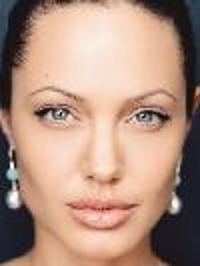
%> input picture vision/Morphing/a.png, 200 x 266 px
$ octave morphing.m   (GNU Octave 9; MATLAB toolbox functions it lacks are replaced by stand-ins)
%> lines starting %> are read from the running program, lines starting %| are printed output that depends on the picture
%> further down, im1 is the input picture: size 266x200x3 uint8; mean R, G, B 177.6, 144.5, 127.7
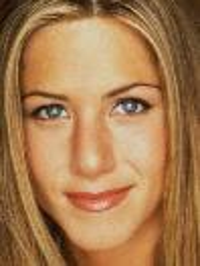
%> input picture vision/Morphing/c.png, 200 x 266 px
%> further down, im2 is the input picture: size 266x200x3 uint8; mean R, G, B 167.5, 123.5, 80.4
### vision/Morphing/mesh_based_warping.m
function C = mesh_based_warping(sourceImage, targetImage, num_points, alpha)
%> called with num_points = 100, alpha = 0.5
% warp the source image to a target using a mesh-based warping method.
% sourceImage: RGB format input source image
% targetImage: RGB format input target image which has the same size with source image
% num_points: number of feature points
% alpha: coefficient
%        alpha = 1 --> output = target image
%        alpha = 0 --> output = spurce image


height = size(sourceImage,1);
%> height = 266
width = size(sourceImage,2);
%> width = 200

height2 = size(targetImage,1);
%> height2 = 266
width2 = size(targetImage,2);
%> width2 = 200

if(height~=height2 || width~=width2)
    error('Input images should have same size.')
end
if(num_points <= 0)
    error('Invalid input.')
end

load('points.mat');

% mark feature points on source image
%imshow(sourceImage);
%[xA,yA] = ginput(num_points);
xA=Ip(:,1);yA=Ip(:,2);
%xA = [xA;1;width;width;1];
%yA = [yA;1;1;height;height];

% mark feature points on target image
%imshow(targetImage);
xB=Jp(:,1);yB=Jp(:,2);
%[xB,yB] = ginput(num_points);
%xB = [xB;1;width;width;1];
%yB = [yB;1;1;height;height];

% create a intermediate grid
C = zeros(height,width,3);
xC = alpha*xA + (1-alpha)*xB;
yC = alpha*yA + (1-alpha)*yB;
triC = delaunay(xC,yC);
ntri = size(triC,1);

% allocate memory for x, y coordinators
xCA = zeros(height,width);
yCA = zeros(height,width);
xCB = zeros(height,width);
yCB = zeros(height,width);
[X,Y] = meshgrid(1:width,1:height);

% warp the intermediate grid to source and target grid
for k = 1:ntri
	[w1,w2,w3,r] = inTri(X, Y, xC(triC(k,1)), yC(triC(k,1)), xC(triC(k,2)), yC(triC(k,2)), xC(triC(k,3)), yC(triC(k,3)));
	w1(~r)=0;
	w2(~r)=0;
	w3(~r)=0;
	xCA = xCA + w1.*xA(triC(k,1)) + w2.*xA(triC(k,2)) + w3.*xA(triC(k,3));
	yCA = yCA + w1.*yA(triC(k,1)) + w2.*yA(triC(k,2)) + w3.*yA(triC(k,3));
	xCB = xCB + w1.*xB(triC(k,1)) + w2.*xB(triC(k,2)) + w3.*xB(triC(k,3));
	yCB = yCB + w1.*yB(triC(k,1)) + w2.*yB(triC(k,2)) + w3.*yB(triC(k,3));
end
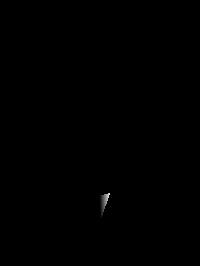
%> w1: size 266x200 double; min 0, max 0.918, mean 0.000845
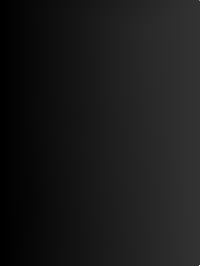
%> xCA: size 266x200 double; min 1, max 1000, mean 104.5; drawn with min black and max white
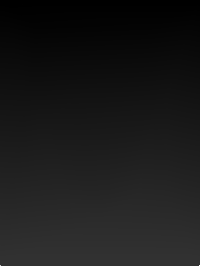
%> yCA: size 266x200 double; min 1, max 1330, mean 135.1; drawn with min black and max white

% interpolate each point by using 'interp2' function
%> the run ends on the next line
VCA(:,:,1) = interp2(X,Y,double(A(:,:,1)),xCA,yCA);
VCA(:,:,2) = interp2(X,Y,double(A(:,:,2)),xCA,yCA);
VCA(:,:,3) = interp2(X,Y,double(A(:,:,3)),xCA,yCA);

VCB(:,:,1) = interp2(X,Y,double(B(:,:,1)),xCB,yCB);
VCB(:,:,2) = interp2(X,Y,double(B(:,:,2)),xCB,yCB);
VCB(:,:,3) = interp2(X,Y,double(B(:,:,3)),xCB,yCB);

% cross-dissolve
C = alpha*VCA + (1-alpha)*VCB;

% convert double to uint8 format and display
C=uint8(C);

end

function [w1,w2,w3,r] = inTri(vx, vy, v0x, v0y, v1x, v1y, v2x, v2y)
%%%%%%%%%%%%%%%%%%%%%%%%%%%%%%%%%%%%%%%%%%%%%%%%%%%%%%%%%%%%%%%%%%%%%%%%%%%%%%%%
% inTri checks whether input points (vx, vy) are in a triangle whose
% vertices are (v0x, v0y), (v1x, v1y) and (v2x, v2y) and returns the linear
% combination weight, i.e., vx = w1*v0x + w2*v1x + w3*v2x and
% vy = w1*v0y + w2*v1y + w3*v2y. If a point is in the triangle, the
% corresponding r will be 1 and otherwise 0.
%
% This function accepts multiple point inputs, e.g., for two points (1,2),
% (20,30), vx = (1, 20) and vy = (2, 30). In this case, w1, w2, w3 and r will
% be vectors. The function only accepts the vertices of one triangle.
%%%%%%%%%%%%%%%%%%%%%%%%%%%%%%%%%%%%%%%%%%%%%%%%%%%%%%%%%%%%%%%%%%%%%%%%%%%%%%%
    v0x = repmat(v0x, size(vx,1), size(vx,2));
    v0y = repmat(v0y, size(vx,1), size(vx,2));
    v1x = repmat(v1x, size(vx,1), size(vx,2));
    v1y = repmat(v1y, size(vx,1), size(vx,2));
    v2x = repmat(v2x, size(vx,1), size(vx,2));
    v2y = repmat(v2y, size(vx,1), size(vx,2));
    w1 = ((vx-v2x).*(v1y-v2y) - (vy-v2y).*(v1x-v2x))./...
    ((v0x-v2x).*(v1y-v2y) - (v0y-v2y).*(v1x-v2x)+eps);
    w2 = ((vx-v2x).*(v0y-v2y) - (vy-v2y).*(v0x-v2x))./...
    ((v1x-v2x).*(v0y-v2y) - (v1y-v2y).*(v0x-v2x)+eps);
    w3 = 1 - w1 - w2;
    r = (w1>=0) & (w2>=0) & (w3>=0) & (w1<=1) & (w2<=1) & (w3<=1);
end

### vision/Morphing/morphing.m
clc
close all

% Providing the Source(im1) and Destination(im2) Images.
im1=imread('a.png');
im2=imread('c.png');

% Resizing the images if necessary(Both the images should be equal in size)
%im2=imresize(im2,[size(im1,1) size(im1,2)]);


im3=mesh_based_warping(im1,im2,100,0.5);
